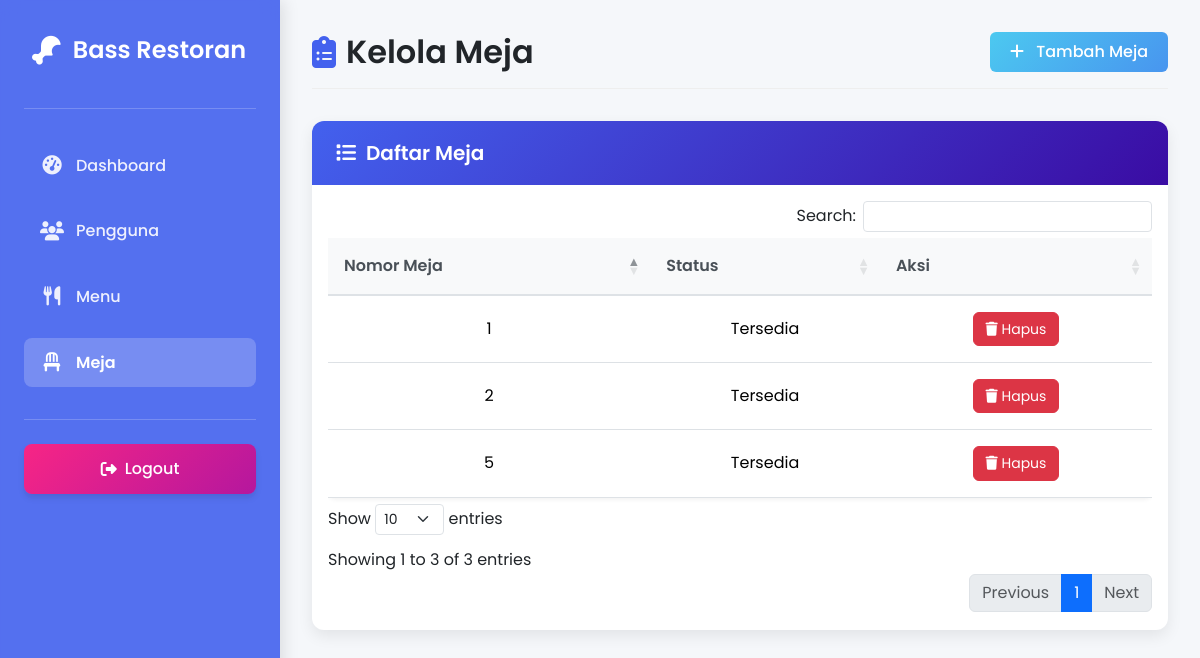
Screenshot of /admin_meja.php with the database file from the repository.
### tables this page shows
CREATE TABLE `meja` (
  `Nomor` int(11) NOT NULL,
  `Status` enum('Tersedia','Tidak Tersedia') NOT NULL
);

### admin_meja.php (the view, shortened to what this page needs)
<?php
$conn = new mysqli("localhost", "root", "", "webkasir");
$sql = "SELECT * FROM meja ORDER BY Nomor ASC";
$result = $conn->query($sql);
?>
<!DOCTYPE html>
<html lang="id">
<head>
    <link href="https://cdn.jsdelivr.net/npm/bootstrap@5.3.2/dist/css/bootstrap.min.css" rel="stylesheet">
    <link rel="stylesheet" href="https://cdnjs.cloudflare.com/ajax/libs/font-awesome/6.4.2/css/all.min.css">
    <link rel="stylesheet" href="https://cdn.datatables.net/1.13.6/css/dataTables.bootstrap5.min.css">
    <link rel="stylesheet" href="https://cdnjs.cloudflare.com/ajax/libs/font-awesome/6.4.2/css/all.min.css">
</head>
<body>
    <div class="sidebar">
        <div class="logo">
            <i class="fa-solid fa-drumstick-bite"></i>
            <span>Bass Restoran</span>
        </div>
        <div class="divider"></div>
        <nav class="nav flex-column">
            <div class="nav-item">
                <a href="admin_dashboard.php" class="nav-link">
                    <i class="fas fa-tachometer-alt"></i>
                    <span>Dashboard</span>
                </a>
            </div>
            <div class="nav-item">
                <a href="admin_user.php" class="nav-link">
                    <i class="fas fa-users"></i>
                    <span>Pengguna</span>
                </a>
            </div>
            <div class="nav-item">
                <a href="admin_menu.php" class="nav-link">
                    <i class="fas fa-utensils"></i>
                    <span>Menu</span>
                </a>
            </div>
            <div class="nav-item">
                <a href="admin_meja.php" class="nav-link active">
                    <i class="fas fa-chair"></i>
                    <span>Meja</span>
                </a>
            </div>
        </nav>
        <div class="divider"></div>
        <button class="logout-btn" onclick="window.location.href='logout.php'">
            <i class="fas fa-sign-out-alt"></i>
            <span>Logout</span>
        </button>
    </div>
    <div class="content">
        <div class="page-header">
            <h2 class="page-title"><i class="fas fa-clipboard-list"></i> Kelola Meja</h2>
            <a href="admin_tambah_meja.php" class="btn btn-primary btn-add">
                <i class="fas fa-plus"></i> Tambah Meja
            </a>
        </div>
        <div class="card main-card">
            <div class="card-header">
                <h5><i class="fas fa-list"></i> Daftar Meja</h5>
            </div>
            <div class="card-body">
                <div class="table-container">
                    <table id="mejaTable" class="table table-hover dataTable text-center">
                        <thead>
                            <tr>
                                <th>Nomor Meja</th>
                                <th>Status</th>
                                <th>Aksi</th>
                            </tr>
                        </thead>
                        <tbody>
                            <?php if ($result->num_rows > 0): ?>
                                <?php while ($row = $result->fetch_assoc()): ?>
                                    <tr>
                                        <td><?= htmlspecialchars($row["Nomor"]); ?></td>
                                        <td><?= htmlspecialchars($row["Status"]); ?></td>
                                        <td>
                                            <a href="admin_hapus_meja.php?nomor_meja=<?= urlencode($row['Nomor']); ?>"
                                                class="btn btn-danger btn-action btn-delete">
                                                <i class="fa fa-trash"></i> Hapus
                                            </a>
                                        </td>
                                    </tr>
                                <?php endwhile; ?>
                            <?php else: ?>
                                <tr>
                                    <td colspan="3" class="text-center">Tidak ada meja</td>
                                </tr>
                            <?php endif; ?>
                        </tbody>
                    </table>
                </div>
            </div>
        </div>
    </div>
</body>
</html>

### admin_meja.php (style rules this page uses)
:root { --primary-color: #4361ee; --secondary-color: #3f37c9; --accent-color: #4895ef; --danger-color: #f72585; --success-color: #4cc9f0; --warning-color: #f8961e; --dark-color: #212529; --light-color: #f8f9fa; --sidebar-width: 280px; }
body { font-family: 'Poppins', sans-serif; background-color: #f5f7fa; color: var(--dark-color); overflow-x: hidden; }
.sidebar { height: 100vh; width: var(--sidebar-width); position: fixed; top: 0; left: 0; background: rgba(67, 97, 238, 0.9); backdrop-filter: blur(10px); -webkit-backdrop-filter: blur(10px); color: white; padding: 1.5rem; box-shadow: 4px 0 15px rgba(0, 0, 0, 0.1); z-index: 1000; transition: all 0.3s ease; }
.sidebar .logo { display: flex; align-items: center; font-size: 1.5rem; font-weight: 600; margin-bottom: 2rem; padding: 0.5rem; border-radius: 8px; transition: all 0.3s; }
.sidebar .logo i { margin-right: 12px; font-size: 1.8rem; color: #fff; }
.sidebar .nav-item { margin: 0.5rem 0; border-radius: 8px; transition: all 0.3s; }
.sidebar .nav-link { display: flex; align-items: center; color: rgba(255, 255, 255, 0.9); padding: 0.8rem 1rem; border-radius: 8px; text-decoration: none; font-weight: 500; transition: all 0.3s; }
.sidebar .nav-link i { width: 24px; text-align: center; font-size: 1.2rem; margin-right: 12px; transition: all 0.3s; }
.sidebar .nav-link.active { background: rgba(255, 255, 255, 0.2); color: white; font-weight: 600; }
.sidebar .nav-link.active i { color: white; }
.divider { height: 1px; background: rgba(255, 255, 255, 0.2); margin: 1.5rem 0; }
.logout-btn { width: 100%; background: linear-gradient(135deg, #f72585, #b5179e); border: none; padding: 0.8rem; border-radius: 8px; color: white; font-weight: 500; margin-top: 1rem; display: flex; align-items: center; justify-content: center; transition: all 0.3s; box-shadow: 0 4px 6px rgba(0, 0, 0, 0.1); }
.logout-btn i { margin-right: 8px; }
.content { margin-left: var(--sidebar-width); padding: 2rem; transition: all 0.3s; }
.page-header { display: flex; justify-content: space-between; align-items: center; margin-bottom: 2rem; padding-bottom: 1rem; border-bottom: 1px solid #eee; }
.page-title { font-weight: 600; color: var(--dark-color); margin: 0; display: flex; align-items: center; }
.page-title i { margin-right: 10px; color: var(--primary-color); }
.main-card { border: none; border-radius: 12px; box-shadow: 0 6px 15px rgba(0, 0, 0, 0.08); overflow: hidden; }
.card-header { background: linear-gradient(135deg, #4361ee, #3a0ca3); color: white; padding: 1.25rem 1.5rem; border-bottom: none; }
.card-header h5 { font-weight: 600; margin: 0; display: flex; align-items: center; }
.card-header h5 i { margin-right: 10px; }
.btn-add { background: linear-gradient(135deg, #4cc9f0, #4895ef); border: none; padding: 0.5rem 1.25rem; font-weight: 500; transition: all 0.3s; }
.btn-add i { margin-right: 8px; }
.table-container { overflow-x: auto; }
.dataTable { width: 100% !important; border-collapse: separate; border-spacing: 0 8px; }
.dataTable thead th { background-color: #f8f9fa; color: #495057; font-weight: 600; border-bottom: 2px solid #dee2e6; padding: 1rem; }
.dataTable tbody tr { background-color: white; transition: all 0.2s; border-radius: 8px; box-shadow: 0 2px 4px rgba(0, 0, 0, 0.05); }
.dataTable tbody td { padding: 1rem; vertical-align: middle; border-top: none; }
.dataTable tbody tr:first-child td { border-top: none; }
.btn-action { padding: 0.35rem 0.75rem; font-size: 0.875rem; border-radius: 6px; transition: all 0.2s; }
.btn-delete { background-color: #dc3545; border-color: #dc3545; }

### rows the page displays
meja: Nomor "1", Status "Tersedia"
meja: Nomor "2", Status "Tersedia"
meja: Nomor "5", Status "Tersedia"
